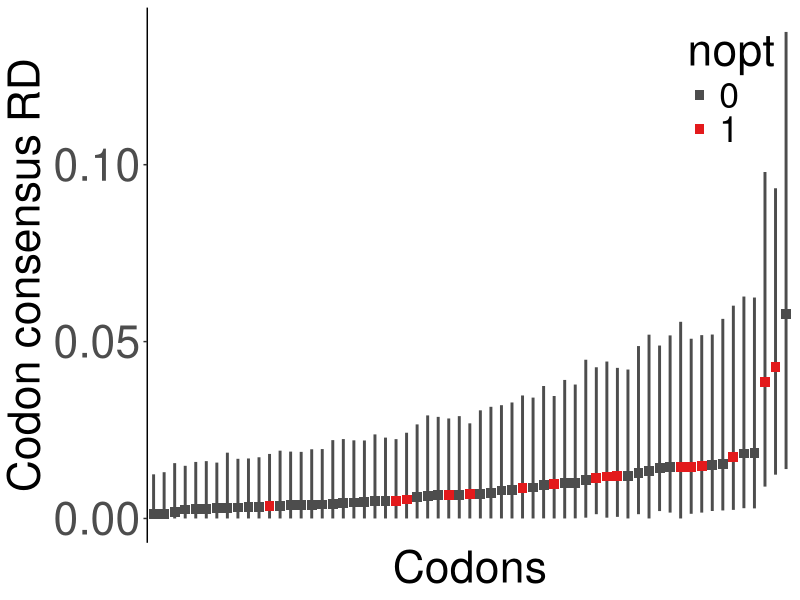
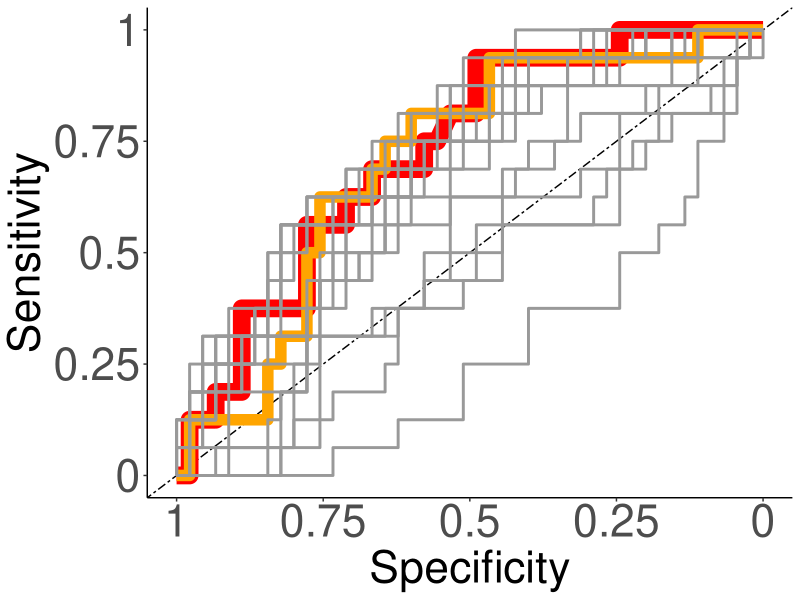
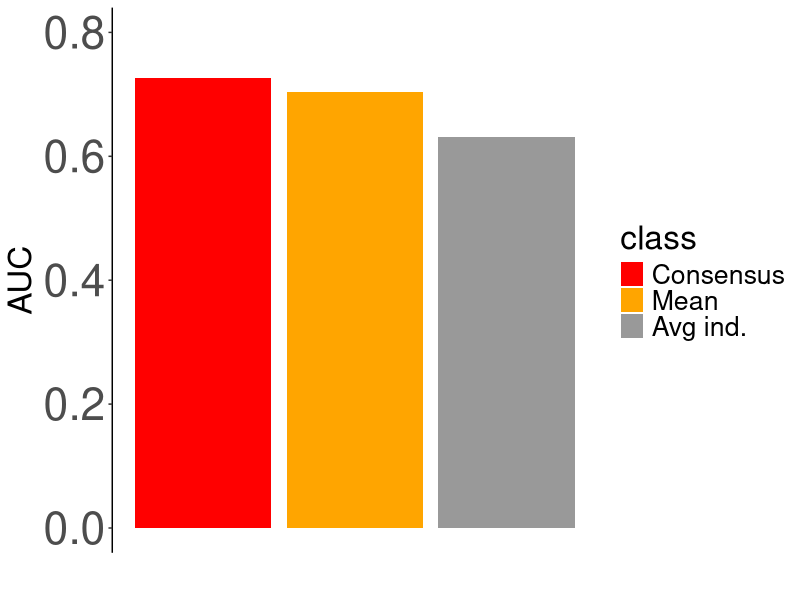
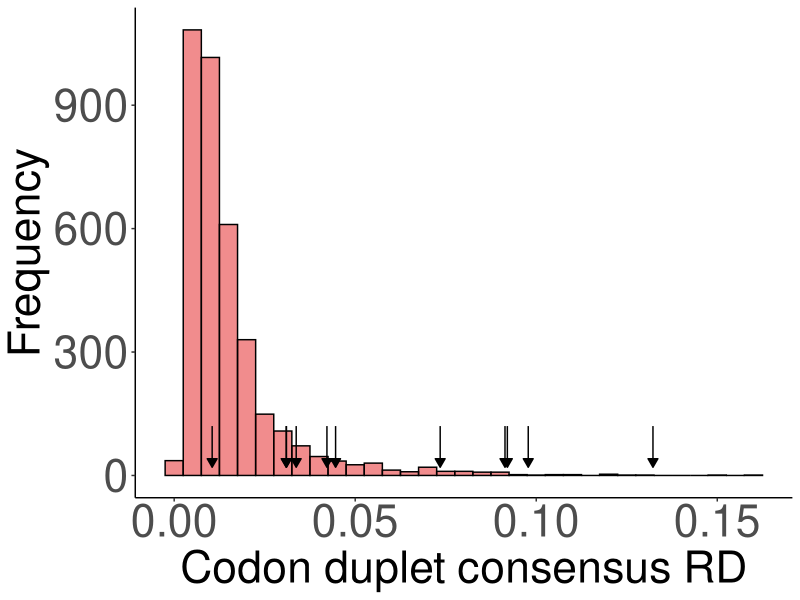

These charts were generated, in order, by the following R code: (Note: this script raises an error after producing the figures.)
# Figure2
# Extracted from figures/figure_2/R_plotting_figure_2.ipynb notebook (02/8/19)

# Libraries:
library(jsonlite)
library(reshape2)
library(RColorBrewer)
library(tidyverse)
library(pROC)


# A ~~~~~~~~~~~~~~~~~~~~~~~~~~~~~~~~~~~~~~~~~~~~~~~~~~~~~
TR_consensus <- as.data.frame( read.table("data/figures/figure2/codon_rates_consensus.txt", header=T, sep='\t') )
TR_consensus$nopt <- as.factor( as.numeric( TR_consensus$tAI <= quantile(TR_consensus$tAI, 0.25 ) ) )
order.TR <- sort(TR_consensus$median_mc, index.return=T)$ix
TR_consensus$Codon <- factor(TR_consensus$Codon, levels=TR_consensus$Codon[order.TR])
TR_consensus$rank <- 1:nrow(TR_consensus)


svg(file = "figures/figure2/A_codonTR.svg", height = 5, width = 8)

ggplot(TR_consensus, aes(x=Codon, y=median_mc)) + 
  #geom_hline(aes(yintercept = mean(median_mc)), size=0.5, linetype="twodash" ) + 
  geom_errorbar(aes(ymin=p_25_mc, ymax=p_75_mc), size = 1, width=0, color="grey30") +
  geom_point(aes(color=nopt), shape=15, size=3) + #, show.legend = FALSE) + 
  scale_color_manual(values = c('grey30', "#E31A1C")) + 
  
  theme_classic() +
  theme(axis.text.x = element_blank(),
        #axis.text.x=element_text(size=18, angle = 90, hjust = 1), 
        axis.ticks.x=element_blank(), 
        axis.text.y = element_text(size=32), 
        axis.line.x = element_blank(), 
        text = element_text(size=32), 
        legend.justification = c(1.1, 1.1),
        legend.position = c(1, 1)) + 
  labs(y = "Codon consensus RD", x="Codons")
  
dev.off()




# B ~~~~~~~~~~~~~~~~~~~~~~~~~~~~~~~~~~~~~~~~~~~~~~~~~~~~~
CTR <- read.table("data/figures/figure2/codonrates_all.txt", header=T, sep='\t')
CTR$nopt <- as.numeric( CTR$tAI <= quantile(CTR$tAI, 0.25 ) )

roc_mc <- roc(CTR$nopt, CTR$median_mc, direction="<")
roc_mn <- roc(CTR$nopt, CTR$median_mn, direction="<")


reverse_rocdf <- function(roc){
  data <- data.frame(spec=roc$specificities, sens=roc$sensitivities)
  newspec <- c()
  newsens <- c()
  unique_spec <- unique(data$spec)
  for (i in 1:length(unique_spec)){
    sel <- data$spec == unique_spec[i]
    newspec <- c(newspec, rep(1-unique_spec[i], sum(sel)))
    newsens <- c(newsens, rev(data$sens[sel]) )
  }
  newdata <- data.frame(specificities=newspec, sensitivities=newsens)
}


roc_df <- data.frame()
result <- rep(0, 20)
for (i in 1:20){
  myroc <- roc(CTR$nopt, CTR[,i+3], direction="<")
  myroc_df <- reverse_rocdf(myroc)
  myroc_df$class <- rep( paste("R",i,sep=""), length(myroc_df$specificities) )
  myroc_df$weight <- rep(0.5, length(myroc_df$specificities)) 
  roc_df <- rbind(roc_df, myroc_df )
  result[i] <- myroc$auc
}

roc_mc_rev <- reverse_rocdf(roc_mc)
roc_mc_rev$class <- rep("MC",length(roc_mc_rev$specificities))
roc_mc_rev$weight <- rep(0.8, length(roc_mc_rev$specificities))

roc_mn_rev <- reverse_rocdf(roc_mn)
roc_mn_rev$class <- rep("MN",length(roc_mn_rev$specificities))
roc_mn_rev$weight <- rep(0.6, length(roc_mn_rev$specificities))

roc_df <- rbind(roc_df, roc_mc_rev, roc_mn_rev)


svg(file = "figures/figure2/B_roc.svg", height = 5, width = 6)

ggplot(roc_df, aes(x=specificities, y=sensitivities, color=class)) + 
  geom_abline(aes(intercept = 0, slope=1), size=0.5, linetype="twodash" ) +
  geom_line(aes(size=weight), show.legend = FALSE) + 
  theme_classic() + 
  scale_color_manual(values = c( "red", "orange",  rep("grey60", 20) ) ) + 
  scale_x_continuous(breaks=c(0, 0.25, 0.5, 0.75, 1), labels=c(1, 0.75, 0.5, 0.25, 0)) + 
  scale_y_continuous(breaks=c(0, 0.25, 0.5, 0.75, 1), labels=c(0, 0.25, 0.5, 0.75, 1)) + 
  theme(
    axis.text = element_text(size=32),
    text = element_text(size=32)
  ) + 
  labs(x="Specificity", y="Sensitivity")
  
dev.off()



svg(file = "figures/figure2/B2_roc.svg", height = 5, width = 4.5)

auc <- data.frame(class=factor(c("Consensus", "Mean", "Avg ind."), levels=c("Consensus", "Mean", "Avg ind.")), auc=c(roc_mc$auc, roc_mn$auc, mean(result)) )

ggplot(auc, aes(x=class, y=auc, fill=class)) + 
  geom_col() + 
  theme_classic() +
  scale_y_continuous( lim=c(0, 0.8) ) + 
  scale_fill_manual(values = c("red", "orange", "grey60") ) + 
  theme(
    axis.text.x = element_blank(), #element_text(size=32, angle = 45, hjust = 1), 
    axis.text.y = element_text(size=32),
    axis.line.x = element_blank(), 
    axis.ticks.x = element_blank(),
    text = element_text(size=24)
  ) + 
  labs(x="", y="AUC")

dev.off()







# C ~~~~~~~~~~~~~~~~~~~~~~~~~~~~~~~~~~~~~~~~~~~~~~~~~~~~~
inhibitory <- c('CGACCG', 'CGAGCG', 'CGAATA', 'CTCCCG', 'CGACGA', 'CGACGG', 'CGACTG', 'GTACCG', 'GTGCGA', 'GTACGA', 'CTGCCG', 'CTGCGA', 'ATACGA', 'ATACGG', 'AGGCGG', 'CTGATA', 'AGGCGA')

cdr_cons <- read.table("data/figures/figure2/codonpair_rates_consensus.txt", header=T, sep='\t')
cdr_cons <- cdr_cons[rowSums(is.na(cdr_cons))==0,]

rankorder <- c()
inhib_idx <- c()
good_inhib <- c() # these are the ones that are present in the set of genes analyzed
for (i in 1:length(inhibitory)){o <- which(as.character(cdr_cons$Codonpair)==inhibitory[i]); if (length(o) > 0) {inhib_idx <- c(inhib_idx, o); good_inhib <- c(good_inhib, i)} }
res <- c()
for (i in 1:length(inhib_idx)){o <- sum(cdr_cons$median > cdr_cons$median[inhib_idx[i]]) + 1; res <- c(res, o)}
rankorder <- data.frame(mc=res)

inhib_dat <- data.frame( x=cdr_cons$median[inhib_idx], y=rep(120, length(inhib_idx)))

svg(file = "figures/figure2/C_codonpairs_histo.svg", height = 5, width = 6)

ggplot(cdr_cons, aes(x=median)) + 
  geom_histogram(aes(x = median),
                 binwidth = 0.005,
                 fill="#E31A1C",
                 color='black',
                 alpha=0.5
  ) +
  labs(x = "Codon duplet consensus RD", y = "Frequency") +
  theme_classic() +
  theme(
    panel.grid = element_blank(),
    axis.text = element_text(size=32),
    text = element_text(size=32)
  ) + 
  geom_segment(data=inhib_dat, inherit.aes=F, aes(x=x, xend=x, y=y, yend=y-100), arrow=arrow(length = unit(0.02, "npc"), ends="last", type="closed") )
  
dev.off()






# D ~~~~~~~~~~~~~~~~~~~~~~~~~~~~~~~~~~~~~~~~~~~~~~~~~~~~~

# rankorder naive mean
rankorder_mn <- c()
inhib_idx_mn <- c()
for (i in 1:length(good_inhibitory)){o <- which(as.character(cdr_cons$Codonpair)==good_inhibitory[i]); if (length(o) > 0) {inhib_idx_mn <- c(inhib_idx_mn, o)} }
res_mn <- c()
for (i in 1:length(inhib_idx_mn)){o_mn <- sum(cdr_cons$mn_median > cdr_cons$mn_median[inhib_idx_mn[i]]) + 1; res_mn <- c(res_mn, o_mn)}
rankorder_mn <- data.frame(mn=res_mn)

# rankorder indv. 
cdr <- read.table("data/figures/figure2/codon_duplets_rates.txt", header=T, sep='\t')

cdc <- as.matrix(read.table("codon_duplet_counts.txt"))
cdc.sel <- colMeans(cdc) > 10
cdr <- cdr[,cdc.sel]

good_inhibitory <- inhibitory[good_inhib]

rankorder_ind <- c()
tmp_idx <- c()
for (j in 1:length(good_inhibitory) ){
  o <- which(colnames(cdr) == good_inhibitory[j])
  if ( length(o) > 0) {tmp_idx <- c(tmp_idx, o)} 
}
for (i in 1:20){
  res <- c()
  for (j in 1:length(tmp_idx) ){
    o <- sum( cdr[i,] > cdr[i, tmp_idx[j] ] , na.rm=T) + 1
    res <- c(res, o)
  }
  rankorder_ind <- cbind(rankorder_ind, res)
}
colnames(rankorder_ind) <- paste("R",1:20,sep='')
rankorder_ind <- as.data.frame(rankorder_ind)

ranko_df <- data.frame( rbind(  data.frame( class=rep("mc", nrow(rankorder)),  rank=as.numeric(as.matrix(rankorder))), 
                                data.frame( class=rep("mn", nrow(rankorder_mn)), rank=as.numeric(as.matrix(rankorder_mn))), 
                                data.frame( class=rep("ind", prod(dim(rankorder_ind))), rank=as.vector(as.matrix(rankorder_ind)))
                      ))
  
  

svg(file = "figures/figure2/D_codonpairs_rank.svg", height = 5, width = 4)

ggplot(ranko_df, aes(x=class, y=rank, fill=class)) + 
  geom_boxplot(outlier.shape = NA) + 
  geom_jitter(width=0.2) + 
  theme_classic() +
  scale_fill_manual(values = c("red", "orange", "grey60") ) + 
  theme(
    axis.text.x = element_blank(), #element_text(size=32, angle = 45, hjust = 1), 
    axis.text.y = element_text(size=32),
    axis.line.x = element_blank(), 
    axis.ticks.x = element_blank(),
    text = element_text(size=32), 
    legend.justification = c(1.1, 1.1),
    legend.position = c(0.6, 1)
  ) + 
  labs(x="", y="Rank")

dev.off()





# E ~~~~~~~~~~~~~~~~~~~~~~~~~~~~~~~~~~~~~~~~~~~~~~~~~~~
RD <- read.table("data/figures/figure2/codonpair_rates_raw10_cons.txt", header=T, sep='\t')
sel.mc <- RD$class == 'mc'
sel.mn <- RD$class == 'mn'

RD.norm <- RD
# add count of 1 so that mean is 1 and negative values (which don't make sense) are limited
RD.norm[sel.mc, 3] <- ( RD.norm[sel.mc, 3] - mean(RD.norm[sel.mc, 3])) / sd(RD.norm[sel.mc, 3])  + 1
RD.norm[sel.mn, 3] <- ( RD.norm[sel.mn, 3] - mean(RD.norm[sel.mn, 3])) / sd(RD.norm[sel.mn, 3]) + 1


svg(file = "figures/figure2/E_RD_normdist.svg", height = 5, width = 5)

ggplot(RD.norm, aes(x=RD, color=class)) + 
  geom_density(size=1.2) + 
  theme_classic() + 
  scale_x_continuous(lim=c(0, 4)) + 
  scale_color_manual(values=c("red", "orange")) + 
  labs(x="Normalized RD", y="Density") + 
  theme(
    panel.grid = element_blank(),
    axis.text = element_text(size=32),
    text = element_text(size=32),
    legend.justification = c(1.1, 1.1),
    legend.position = c(0.75, 1)
  )
 
dev.off()